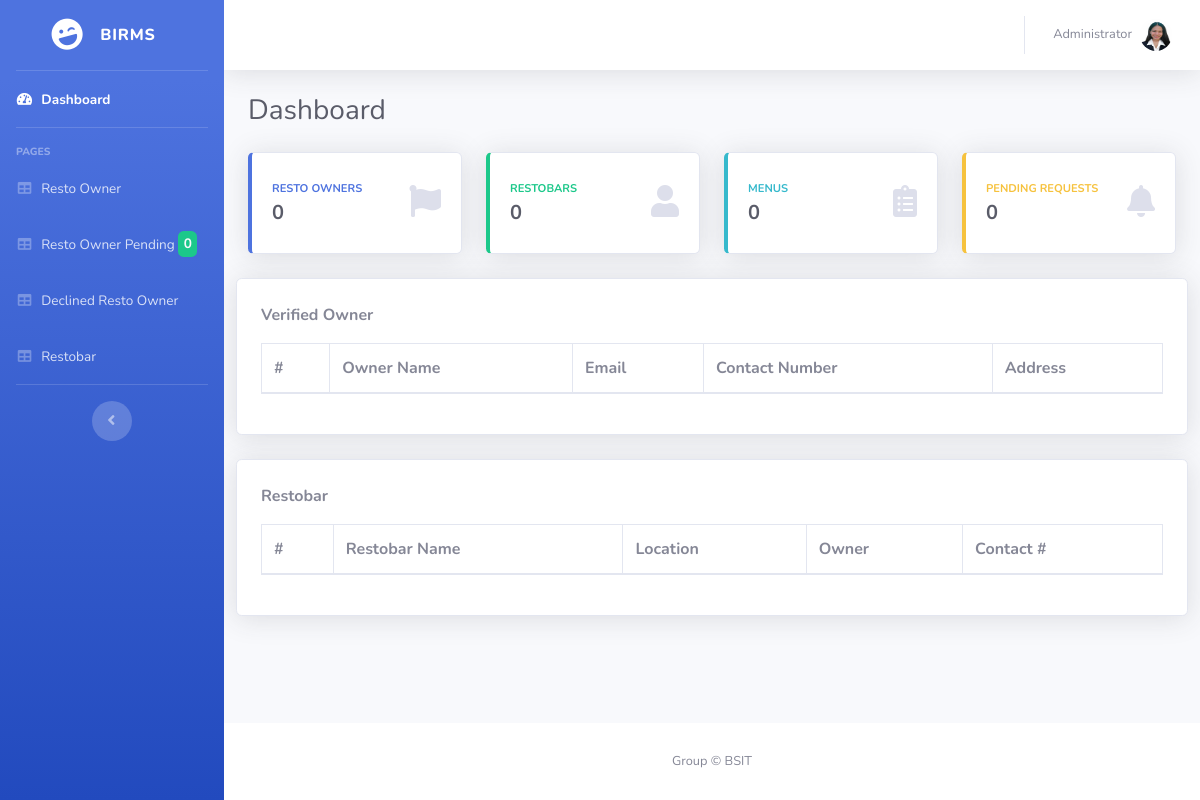
The app's page /admin/index.php?page=dashboard (signed in), older data.
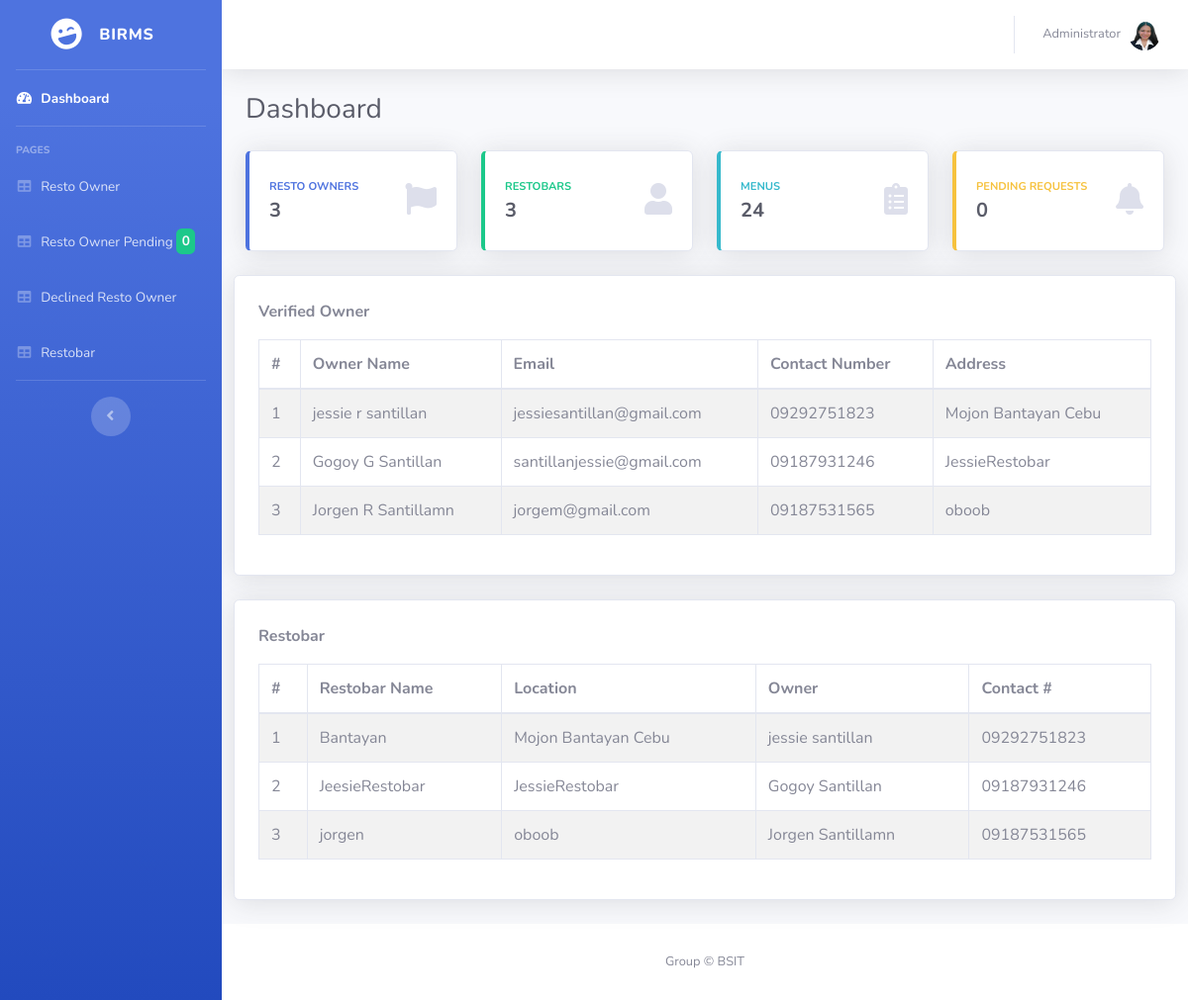
The same page, newer data.
### tables this page shows
CREATE TABLE `owner` (
  `id` int(11) NOT NULL,
  `owner_id` varchar(50) NOT NULL,
  `firstname` varchar(100) NOT NULL,
  `middlename` varchar(100) DEFAULT NULL,
  `lastname` varchar(100) NOT NULL,
  `email` varchar(100) NOT NULL,
  `password` varchar(100) NOT NULL,
  `contact_num` varchar(11) NOT NULL,
  `address` varchar(100) NOT NULL,
  `profile` varchar(250) DEFAULT NULL,
  `status` int(11) NOT NULL
);

CREATE TABLE `restobar` (
  `resto_id` int(11) NOT NULL,
  `owner_id` varchar(50) NOT NULL,
  `resto_name` varchar(100) NOT NULL,
  `resto_photo` varchar(255) NOT NULL
);

### inc/function.php (called while the page is built, shortened)
<?php
    class Connection{
        public $host = "localhost";
        public $user = "u510162695_birms_db";
        public $password = "1Birms_db";
        public $db_name = "u510162695_birms_db";
        public function __construct(){
            $this->conn = mysqli_connect($this->host, $this->user, $this->password, $this->db_name);
        }
    }
    class dataOperation extends Connection{
        public function displayOwner(){
            $sql = mysqli_query($this->conn, "SELECT * FROM owner WHERE status = 1");
            $array = array();
            while($row = mysqli_fetch_assoc($sql)){
                $array[] = $row;
            }
            return $array;
        }
        public function displayRestobar(){
            $sql = mysqli_query($this->conn, "SELECT * FROM owner INNER JOIN restobar ON owner.owner_id = restobar.owner_id
            WHERE owner.status = 1");
            $array = array();
            while($row = mysqli_fetch_assoc($sql)){
                $array[] = $row;
            }
            return $array;
        }
    }
    $oop = new dataOperation;

### admin/index.php (the view, shortened to what the rows shown need)
<?php
require_once('../inc/function.php');
?>
<!DOCTYPE html>
<html lang="en">
<head>
    <link href="../vendor/fontawesome-free/css/all.min.css" rel="stylesheet" type="text/css">
    <link href="../css/sb-admin-2.min.css" rel="stylesheet">
    <link href="../css/datatables.min.css" rel="stylesheet">
</head>
<body id="page-top">
    <div id="wrapper">
        <div id="content-wrapper" class="d-flex flex-column">
            <div id="content">
                <div class="container-fluid">
                    <div class="d-sm-flex align-items-center justify-content-between mb-4">
                        <h1 class="h3 mb-0 text-gray-800">Dashboard</h1>
                    </div>
                    <div class="row">
                        <div class="card shadow mb-4 p-4 w-100">
                            <div class="data_table">
                                <table id="dashprint" class="table table-striped table-bordered">
                                    <thead class="table">
                                        <tr>
                                            <th>#</th>
                                            <th>Owner Name</th>
                                            <th>Email</th>
                                            <th>Contact Number</th>
                                            <th>Address</th>
                                        </tr>
                                    </thead>
                                    <tbody>
                                    <?php
                                        $myrow = $oop->displayOwner();
                                        $i = 1;
                                        foreach($myrow as $row){
                                            ?>
                                            <tr>
                                                <td><?=$i++?></td>
                                                <td><?=$row['firstname'] ." ".substr($row['middlename'], 0,1)." ".$row['lastname']?></td>
                                                <td><?=$row['email']?></td>
                                                <td><?=$row['contact_num']?></td>
                                                <td><?=$row['address']?></td>
                                            </tr>
                                            <?php
                                        }
                                        ?>
                                    </tbody>
                                </table>
                            </div>
                        </div>
                    </div>
                    <div class="row">
                        <div class="card shadow mb-4 p-4 w-100">
                            <div class="data_table">
                                <table id="printable" class="table table-striped table-bordered">
                                    <thead class="table">
                                        <tr>
                                            <th>#</th>
                                            <th>Restobar Name</th>
                                            <th>Location</th>
                                            <th>Owner</th>
                                            <th>Contact #</th>
                                        </tr>
                                    </thead>
                                    <tbody>
                                        <?php
                                        $myrow = $oop->displayRestobar();
                                        $g = 1;
                                        foreach($myrow as $row){
                                            ?>
                                            <tr>
                                                <td><?=$g++?></td>
                                                <td><?=$row['resto_name']?></td>
                                                <td><?=$row['address']?></td>
                                                <td><?=$row['firstname'] ." ".$row['lastname']?></td>
                                                <td><?=$row['contact_num']?></td>
                                            </tr>
                                            <?php
                                        }
                                        ?>
                                    </tbody>
                                </table>
                            </div>
                        </div>
                    </div>
                </div>
            </div>
        </div>
    </div>
</body>
</html>

Row changes from the older to the newer data that the page shows:
added owner: firstname "jessie", middlename "r", lastname "santillan", email "jessiesantillan@gmail.com", contact_num "09292751823", address "Mojon Bantayan Cebu"
added owner: firstname "Gogoy", middlename "G", lastname "Santillan", email "santillanjessie@gmail.com", contact_num "09187931246", address "JessieRestobar"
added owner: firstname "Jorgen", middlename "R", lastname "Santillamn", email "jorgem@gmail.com", contact_num "09187531565", address "oboob"
added restobar: resto_name "Bantayan", owner.address "Mojon Bantayan Cebu", owner.firstname "jessie", owner.lastname "santillan", owner.contact_num "09292751823"
added restobar: resto_name "JeesieRestobar", owner.address "JessieRestobar", owner.firstname "Gogoy", owner.lastname "Santillan", owner.contact_num "09187931246"
added restobar: resto_name "jorgen", owner.address "oboob", owner.firstname "Jorgen", owner.lastname "Santillamn", owner.contact_num "09187531565"
Text that changed along with them:
new list line: "3"
new list line: "24"
list line gone: "0"
